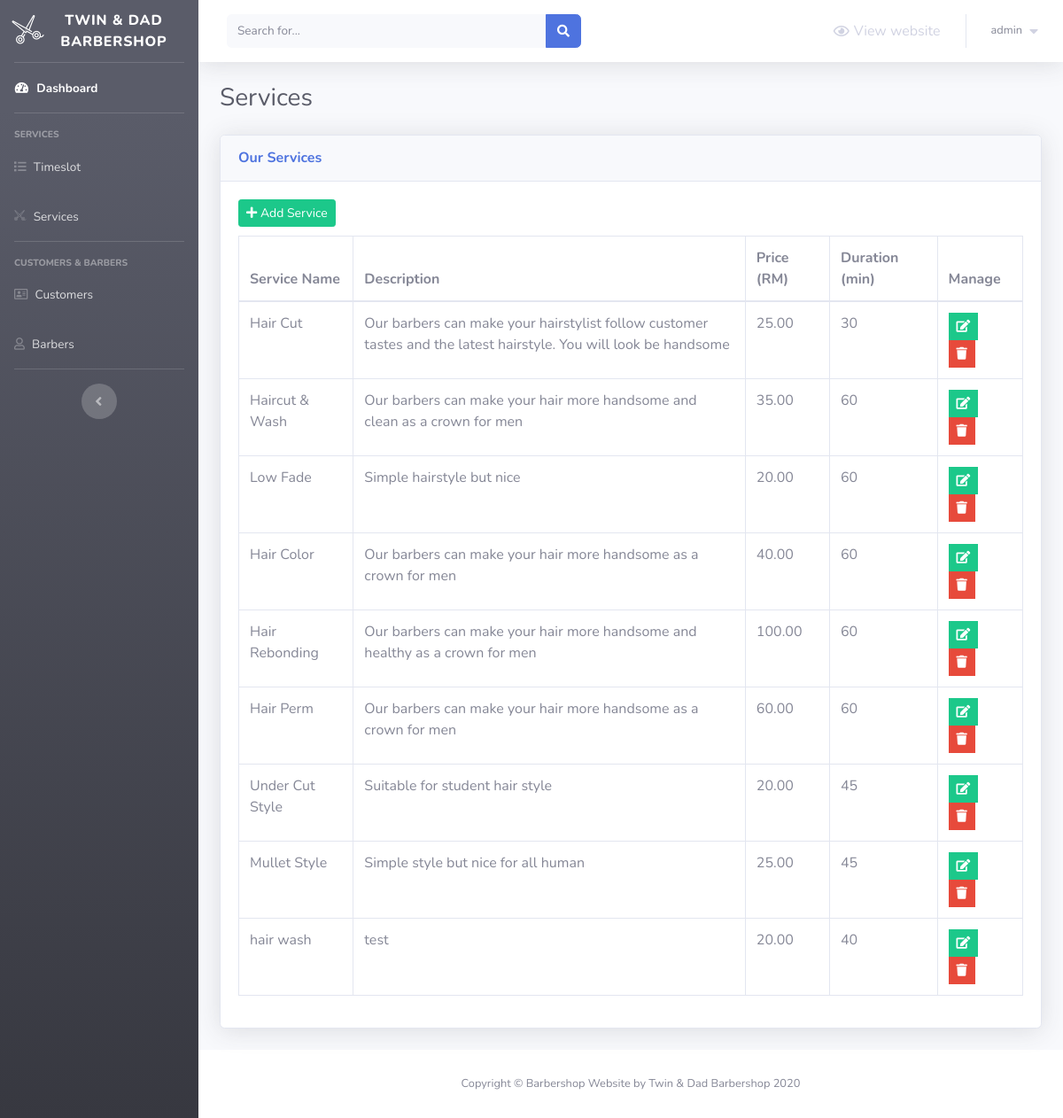
/barber-admin/services.php (signed in), run on the app's committed database.
### tables this page shows
CREATE TABLE `services` (
  `service_id` int(11) NOT NULL,
  `service_name` varchar(255) NOT NULL,
  `service_desc` varchar(255) NOT NULL,
  `service_price` decimal(6,2) NOT NULL,
  `service_duration` int(5) NOT NULL,
  `service_img` varchar(100) DEFAULT NULL
);

### barber-admin/services.php (the view, shortened to what this page needs)
<?php
    include 'Includes/functions/functions.php';
    include 'Includes/templates/header.php';
    if(isset($_SESSION['username_barbershop_Xw211qAAsq4']) && isset($_SESSION['password_barbershop_Xw211qAAsq4']))
    {
?>
        <div class="container-fluid">
            <div class="d-sm-flex align-items-center justify-content-between mb-4">
                <h1 class="h3 mb-0 text-gray-800">Services</h1>
            </div>
                <div class="card shadow mb-4">
                    <div class="card-header py-3">
                        <h6 class="m-0 font-weight-bold text-primary">Our Services</h6>
                    </div>
                    <div class="card-body">
                        <a href="service-add.php" class="btn btn-success btn-sm" style="margin-bottom: 10px;">
                            <i class="fa fa-plus"></i>
                            Add Service
                        </a>
                        <table class="table table-bordered">
                            <thead>
                                <tr>
                                    <th scope="col">Service Name</th>
                                    <th scope="col">Description</th>
                                    <th scope="col">Price (RM)</th>
                                    <th scope="col">Duration (min)</th>
                                    <th scope="col">Manage</th>
                                </tr>
                            </thead>
                            <tbody>
                                <?php
                                    $sql = "SELECT * FROM services";
                                    $result = mysqli_query($conn, $sql);
                                    $rows = mysqli_fetch_all($result, MYSQLI_ASSOC);
                                        foreach($rows as $service)
                                        {
                                            echo "<tr>";
                                                echo "<td>";
                                                    echo $service['service_name'];
                                                echo "</td>";
                                                echo "<td style = 'width:50%'>";
                                                    echo $service['service_desc'];
                                                echo "</td>";
                                                echo "<td>";
                                                    echo $service['service_price'];
                                                echo "</td>";
                                                echo "<td>";
                                                    echo $service['service_duration'];
                                                echo "</td>";
                                                echo "<td>";?>
                                                <ul class="list-inline m-0">
                                                    <li class="list-inline-item" data-toggle="tooltip" title="Edit">
                                                        <button class="btn btn-success btn-sm rounded-0">
                                                            <a href="service-update.php?service_id=<?php echo $service['service_id']; ?>" style="color: white;">
                                                                <i class="fa fa-edit"></i>
                                                            </a>
                                                        </button>
                                                    </li>
                                                    <li class="list-inline-item" data-toggle="tooltip" title="Delete">
                                                        <button class="btn btn-danger btn-sm rounded-0" type="button" data-toggle="modal" data-target="#" data-placement="top">
                                                            <a href="service-delete.php?service_id=<?php echo $service['service_id']; ?>" style="color: white;">
                                                                <i class="fa fa-trash"></i>
                                                            </a>
                                                        </button>
                                                    </li>
                                                </ul>
                                                <?php echo "</td>";
                                            echo "</tr>"; }?>
                            </tbody>
                        </table>
                    </div>
                </div>
<?php
        include 'Includes/templates/footer.php';
    }
    else
    {
        header('Location: login.php');
        exit();
    }
?>

### data on the page
services: service_name "Hair Cut", service_desc "Our barbers can make your hairstylist follow customer tastes and the latest hairstyle. You will look be handsome", service_price "25.00", service_duration "30"
services: service_name "Haircut & Wash", service_desc "Our barbers can make your hair more handsome and clean as a crown for men", service_price "35.00", service_duration "60"
services: service_name "Low Fade", service_desc "Simple hairstyle but nice", service_price "20.00", service_duration "60"
services: service_name "Hair Color", service_desc "Our barbers can make your hair more handsome as a crown for men", service_price "40.00", service_duration "60"
services: service_name "Hair Rebonding", service_desc "Our barbers can make your hair more handsome and healthy as a crown for men", service_price "100.00", service_duration "60"
services: service_name "Hair Perm", service_desc "Our barbers can make your hair more handsome as a crown for men", service_price "60.00", service_duration "60"
services: service_name "Under Cut Style", service_desc "Suitable for student hair style", service_price "20.00", service_duration "45"
services: service_name "Mullet Style", service_desc "Simple style but nice for all human", service_price "25.00", service_duration "45"
services: service_name "hair wash", service_desc "test", service_price "20.00", service_duration "40"

### other printed values
$_SESSION['username_barbershop_Xw211qAAsq4'] "admin"
